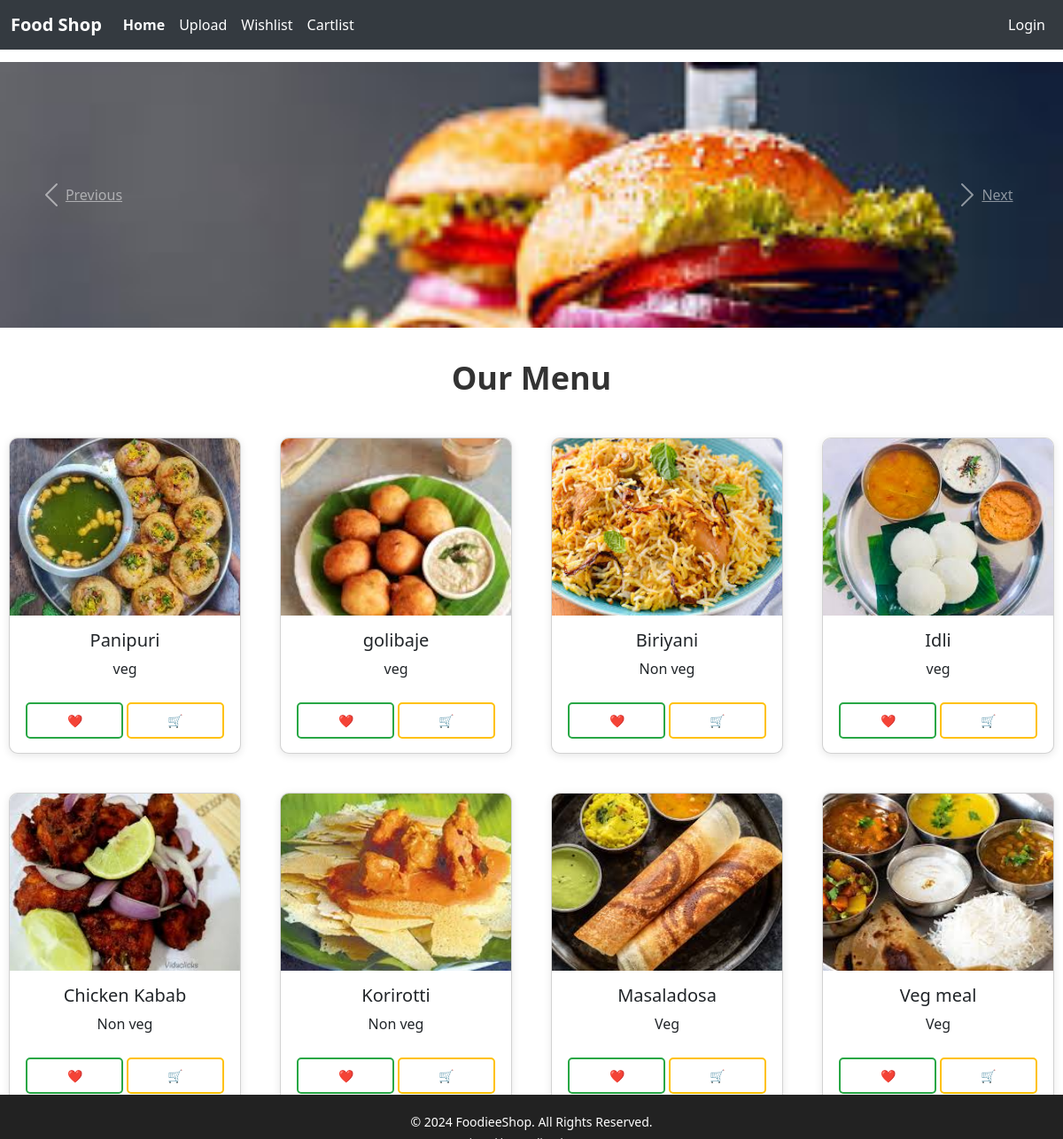
The page / on the database its author committed.
### homepage/models.py (models this page shows)
class Foodimages(models.Model):
    name = models.CharField(max_length=100)
    category = models.TextField()
    cost = models.FloatField()
    images = models.ImageField(upload_to="foodimages/")

### homepage/views.py (the view)
# urls.py: 2. Add a URL to urlpatterns:  path('', Home.as_view(), name='home')
def Home(request):
    Foodiees = Foodimages.objects.all()
    context = {"Foodiee": Foodiees}
    return render(request, "Home.html", context)

### Template/Home.html (shortened to what this page needs)
{% extends 'main.html' %}
{% block body_block %}
{% load static %}
<div id="carouselExampleControls" class="carousel slide" data-ride="carousel">
    <div class="carousel-inner">
        <div class="carousel-item active">
            <img class="d-block w-100" src="{% static 'images/down.jpg' %}" alt="First slide">
        </div>
    </div>
    <a class="carousel-control-prev" href="#carouselExampleControls" role="button" data-slide="prev">
        <span class="carousel-control-prev-icon" aria-hidden="true"></span>
        <span class="sr-only">Previous</span>
    </a>
    <a class="carousel-control-next" href="#carouselExampleControls" role="button" data-slide="next">
        <span class="carousel-control-next-icon" aria-hidden="true"></span>
        <span class="sr-only">Next</span>
    </a>
</div>
<div id="section-title">Our Menu</div>
<div class="row">
    {% for item in Foodiee %}
    <div class="col-6 col-sm-4 col-md-3 mb-4">
        <div class="card">
            <a href="{% url 'product' id=item.id %}">
                <img src="{{ item.images.url }}" class="card-img-top" alt="{{ item.name }}">
            </a>
            <div class="card-body">
                <h5 class="card-title">{{ item.name }}</h5>
                <p class="card-text">{{ item.category }}</p>
                <a href="{% url 'addwish' id=item.id %}" class="btn btn-wishlist" title="Add to Wishlist">
                    <span class="heart-icon">❤️</span>
                </a>
                <a href="{% url 'addcart' id=item.id %}" class="btn btn-cart" title="Add to Cart">
                    🛒
                </a>
            </div>
        </div>
    </div>
    {% endfor %}
</div>
{% endblock %}

### Template/main.html (shortened to what this page needs)
<!DOCTYPE html>
<html lang="en">
<head>
    <link href="https://cdn.jsdelivr.net/npm/bootstrap@5.3.3/dist/css/bootstrap.min.css" rel="stylesheet"
>
</head>
<body>
    <nav class="navbar navbar-expand-lg navbar-dark fixed-top">
        <div class="container-fluid">
            <a class="navbar-brand" href="#">Food Shop</a>
            <div class="collapse navbar-collapse" id="navbarNavDropdown">
                <ul class="navbar-nav me-auto mb-2 mb-lg-0">
                    <li class="nav-item">
                        <a class="nav-link active" aria-current="page" href="{% url 'home' %}">Home</a>
                    </li>
                    <li class="nav-item">
                        <a class="nav-link" href="{% url 'upload_images' %}">Upload</a>
                    </li>
                    <li class="nav-item">
                        <a class="nav-link" href="{% url 'showwish' %}">Wishlist</a>
                    </li>
                    <li class="nav-item">
                        <a class="nav-link" href="{% url 'cartwish' %}">Cartlist</a>
                    </li>
                </ul>
                <ul class="navbar-nav ms-auto">
                    {% if user.is_authenticated %}
                    <li class="nav-item">
                        <h6 class="navbar-text">{{ user.username }}</h6>
                    </li>
                    <li class="nav-item">
                        <a class="nav-link" href="{% url 'logout' %}">Logout</a>
                    </li>
                    {% else %}
                    <li class="nav-item">
                        <a class="nav-link" href="{% url 'login' %}">Login</a>
                    </li>
                    {% endif %}
                </ul>
            </div>
        </div>
    </nav>
    {% block body_block %}{% endblock %}
    <footer style="background-color: #222; color: #fff; text-align: center; padding: 20px 10px;">
        <p style="margin: 0; font-size: 14px;">© 2024 FoodieeShop. All Rights Reserved.</p>
    </footer>
</body>
</html>

### Template/main.html (style rules this page uses)
.navbar { background-color: #343a40; }
.navbar-brand { color: #fff; font-weight: bold; }
.navbar-nav .nav-link { color: #fff; }
.navbar-nav .nav-link.active { color: #f8f9fa; font-weight: bold; }
footer { background-color: burlywood; text-align: center; height: 50px; padding-top: 10px; position: fixed; width: 100%; bottom: 0; }
body { margin-top: 70px; }
body, html { width: 100%; overflow-x: hidden; }

### Template/Home.html (style rules this page uses)
.card { box-shadow: 0 2px 10px rgba(0, 0, 0, 0.1); border-radius: 10px; overflow: hidden; transition: transform 0.2s ease, box-shadow 0.2s ease; text-align: center; margin: 10px; }
.card-img-top { height: 200px; object-fit: cover; width: 100%; }
.btn { display: inline-block; width: 48%; padding: 8px 16px; margin-top: 10px; border-radius: 5px; font-size: 14px; transition: background-color 0.3s ease, transform 0.2s ease; }
.btn-wishlist { background-color: transparent; color: #28a745; border: 2px solid #28a745; }
.btn-cart { background-color: transparent; color: #ffc107; border: 2px solid #ffc107; }
div#section-title { font-size: 36px; font-weight: 600; text-align: center; margin: 30px 0; color: #333; }
.carousel-item img { height: 300px; object-fit: cover; }
.row { margin-top: 20px; }
@media (min-width: 769px) { .row { display: flex; flex-wrap: wrap; } }

### rows shown on the page
Foodimages: images (picture), name "Panipuri", category "veg"
Foodimages: images (picture), name "golibaje", category "veg"
Foodimages: images (picture), name "Biriyani", category "Non veg"
Foodimages: images (picture), name "Idli", category "veg"
Foodimages: images (picture), name "Chicken Kabab", category "Non veg"
Foodimages: images (picture), name "Korirotti", category "Non veg"
Foodimages: images (picture), name "Masaladosa", category "Veg"
Foodimages: images (picture), name "Veg meal", category "Veg"
